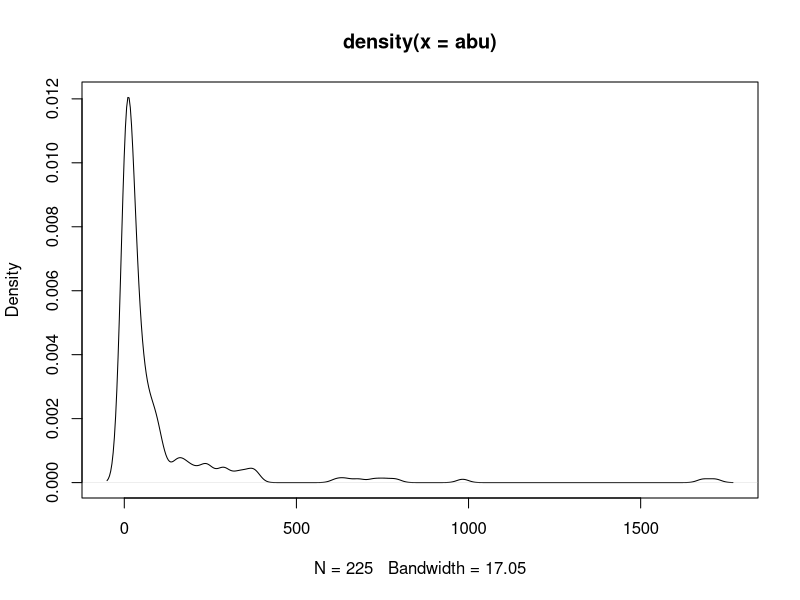
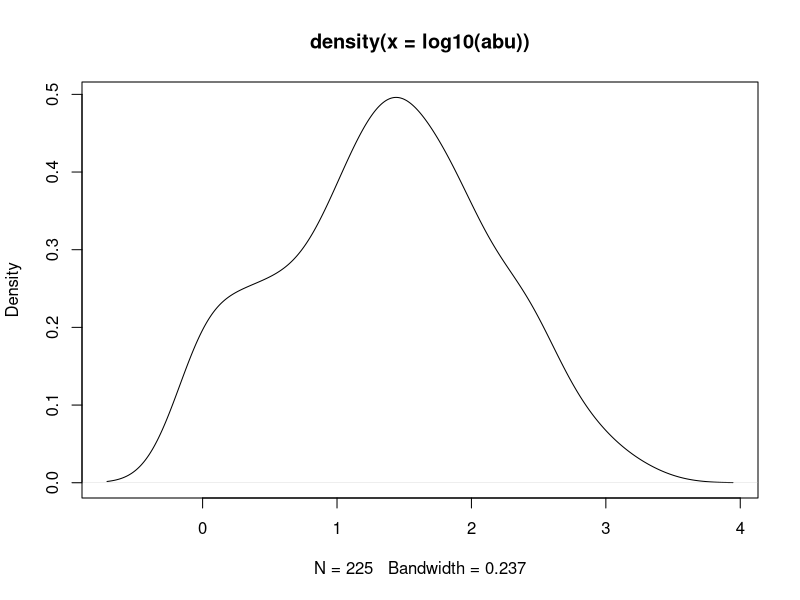
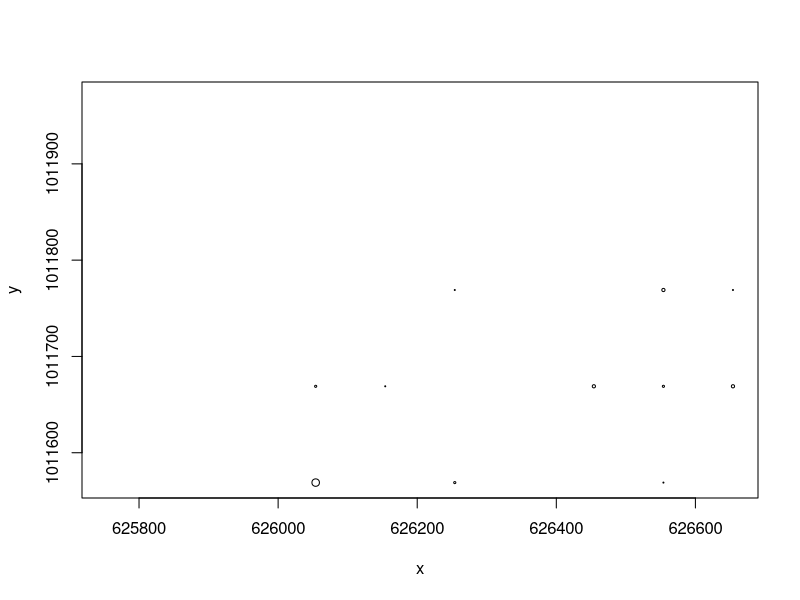
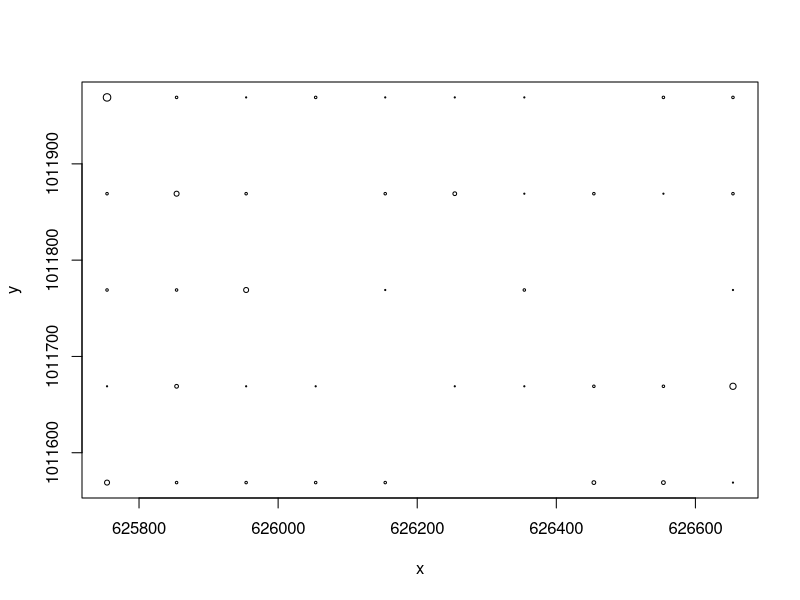
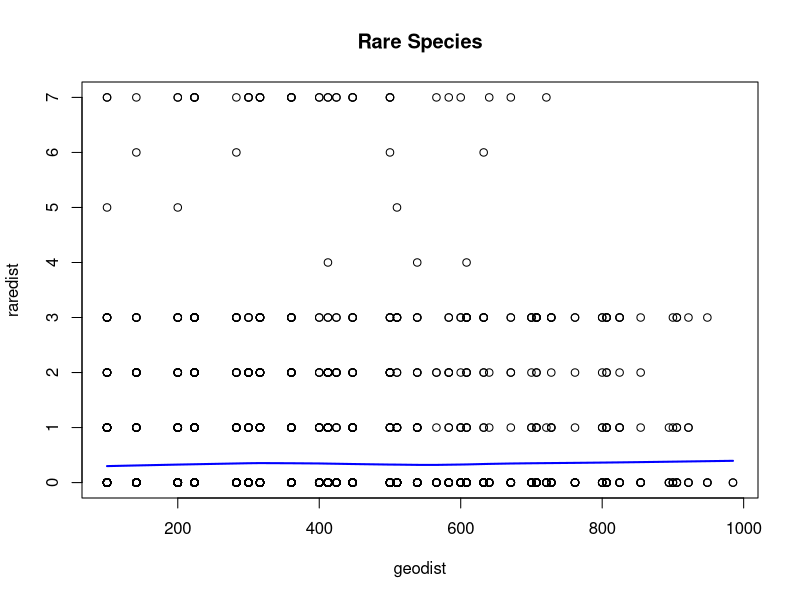
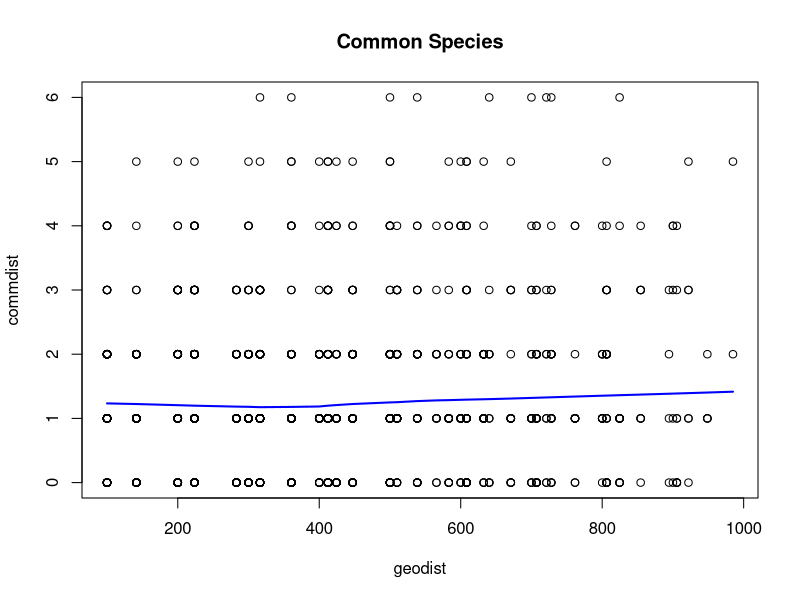

R code for these plots, in order: (Note: this script raises an error after producing the figures.)
## ---- chunk 1
library(nlme)
## ---- chunk 2
library(vegan)
data(BCI)
BCI_xy = data.frame(x = rep(seq(625754, 626654, by=100), each=5), 
                    y = rep(seq(1011569,  1011969, by=100), len=50))
## ---- chunk 3
abu <- colSums(BCI)
quantile(abu)

## ---- chunk 4
plot(density(abu))
plot(density(log10(abu)))

## ---- chunk 5
which(abu > 25 & abu < 27)
## ---- chunk 6
which(abu > 82 & abu < 90 )
## ---- chunk 7
rare_sp <- BCI[ ,100]
common_sp <- BCI[ , 44]
## ---- chunk 8
plot(BCI_xy, cex = rare_sp / max(rare_sp)) # cex specifies scaling
plot(BCI_xy, cex = common_sp / max(common_sp))
## ---- chunk 9
geodist <- dist(BCI_xy)
raredist <- dist(rare_sp)
commdist <- dist(common_sp)
plot(geodist, raredist, main = "Rare Species")
lines(lowess(geodist, raredist), lwd = 2, col = "blue")
plot(geodist, commdist, main = "Common Species")
lines(lowess(geodist, commdist), lwd = 2, col = "blue")

mantel(geodist, commdist)
mantel(geodist, raredist)
## ---- chunk 10
sp_ids = c("Cordia.lasiocalyx", "Hirtella.triandra",
           "Picramnia.latifolia", "Quassia.amara",
           "Tabernaemontana.arborea", "Trattinnickia.aspera", 
           "Xylopia.macrantha")
## ---- chunk 11
sp_a <- BCI$Cordia.lasiocalyx
sp_b <- BCI$Hirtella.triandra
sp_c <- BCI$Picramnia.latifolia
sp_d <- BCI$Quassia.amara
sp_e <- BCI$Tabernaemontana.arborea
sp_f <- BCI$Trattinnickia.aspera
sp_g <- BCI$Xylopia.macrantha
sp_res <- BCI$Drypetes.standleyi

abu_lm <- gls(sp_res ~ sp_a, data = BCI_xy)
plot(Variogram(abu_lm, form= ~ x + y))
## ---- chunk 12
abu_lm2 <- gls(sp_res ~ sp_a + sp_b + sp_c + sp_d + sp_e + sp_f + sp_g, data = BCI_xy)
plot(Variogram(abu_lm2, form= ~ x + y))
## ---- chunk 13

max_abu <- max(abu) / 2

res = residuals(abu_lm)
plot(dist(BCI_xy[, c('x', 'y')]), dist(res))
lines(lowess(dist(BCI_xy[, c('x', 'y')]), dist(res)), col='red', lwd=2)
abline(v = max_abu, col='red', lwd=3, lty=2)
## ---- chunk 14

max_abu <- max(abu) / 2

res = residuals(abu_lm2)
plot(dist(BCI_xy[, c('x', 'y')]), dist(res))
lines(lowess(dist(BCI_xy[, c('x', 'y')]), dist(res)), col='red', lwd=2)
abline(v = max_abu, col='red', lwd=3, lty=2)

## ---- chunk 15
abu_exp <- update(abu_lm, corr=corExp(form=~x + y))

plot(Variogram(abu_exp, maxDist = max_abu))

## ---- chunk 16
plot(Variogram(abu_exp, resType='normalized', maxDist = max_abu))

## ---- chunk 17
abu_exp2 <- update(abu_lm2, corr=corExp(form=~x + y))

plot(Variogram(abu_exp2, maxDist = max_abu))
## ---- chunk 18
plot(Variogram(abu_exp2, resType='normalized', maxDist = max_abu))
## ---- chunk 19
abu_rat_nug <- update(abu_lm, corr=corRatio(form=~x + y, nugget=T))
# examine fit of error model to model residuals
plot(Variogram(abu_rat_nug, maxDist = max_abu))
## ---- chunk 20
plot(Variogram(abu_rat_nug, resType='n', maxDist = max_abu))
# this is for the species comparison using one predictor
## ---- chunk 21
abu_rat_nug2 <- update(abu_lm2, corr=corRatio(form=~x + y, nugget=T))
# examine fit of error model to model residuals
#this is for the species using all predictor variables
plot(Variogram(abu_rat_nug2, maxDist = max_abu))
## ---- chunk 22
plot(Variogram(abu_rat_nug2, resType='n', maxDist = max_abu))

## ---- chunk 23
abu_exp_nug = update(abu_exp, corr=corExp(form=~x + y, nugget=T))
plot(Variogram(abu_exp, maxDist = max_abu))

## ---- chunk 24
summary(abu_exp2)
## ---- chunk 25
summary(abu_lm2)
## ---- chunk 26
summary(abu_rat_nug2)
## ---- chunk 27
anova(abu_exp2, abu_lm2, abu_rat_nug2, test = F)
